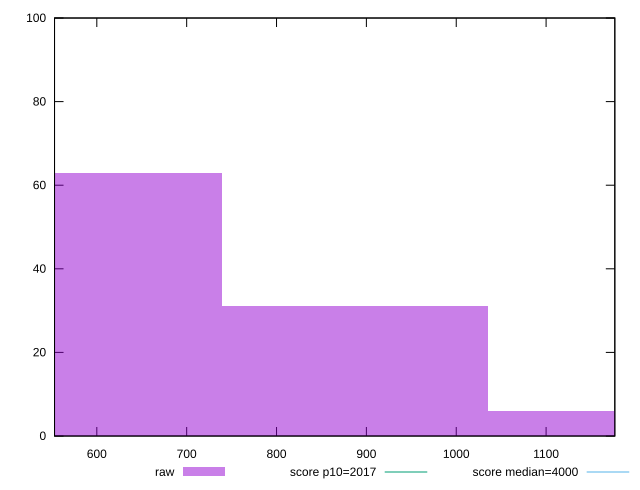

Reproduce this figure in gnuplot.
reset

$raw <<EOF
1183.719807539566 6
887.7898556546745 31
591.859903769783 63
EOF

set key outside below
set boxwidth 295.9299518848915
set xrange [552.9440000000002:1176.4840000000004]
set yrange [0:100]
set trange [0:100]
set style fill transparent solid 0.5 noborder

set parametric
set terminal svg size 640, 490 enhanced background rgb 'white'
set output "report_00019_2021-02-10T18-14-37.922Z//mainthread-work-breakdown/samples/pages+cached+noadtech+nomedia/raw/histogram.svg"

plot $raw title "raw" with boxes, \
     2017,t title "score p10=2017", \
     4000,t title "score median=4000"

reset
